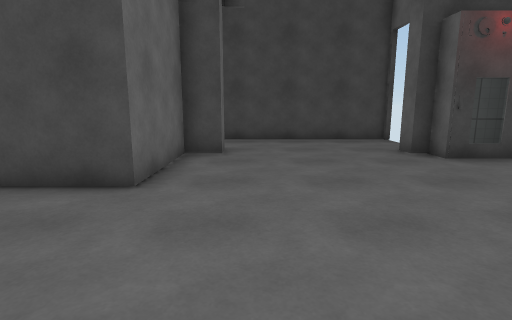
view 1 (above)

16 first-person views from a walk through a Unity game level. The camera is 1.3 m above the floor, tilts 10° down and sees 80° across. The floor is counted in squares, 1 m on a side. Each view is taken from the middle of a square. On the plan, view 1 faces up. The plan holds only what a view shows up to about 14 squares ahead; the rest is blank. The place goes on beyond the plan. Door leaves are left out, so doorways stand open. Surface patterns are stand-ins for the level's own textures.

view 2
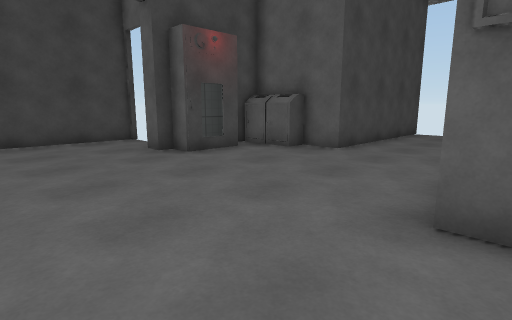

view 3
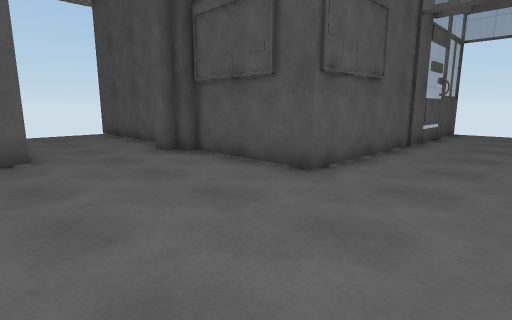

view 4
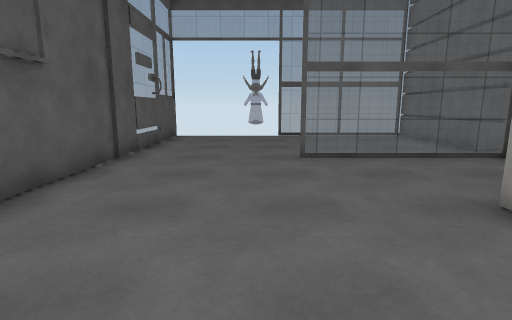

view 5
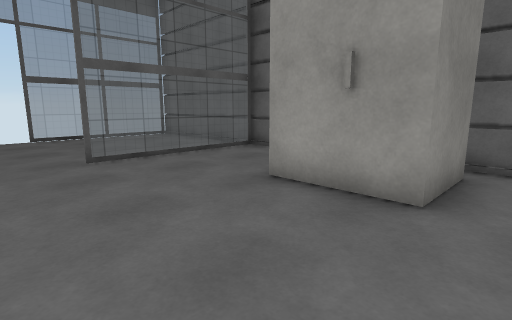

view 6
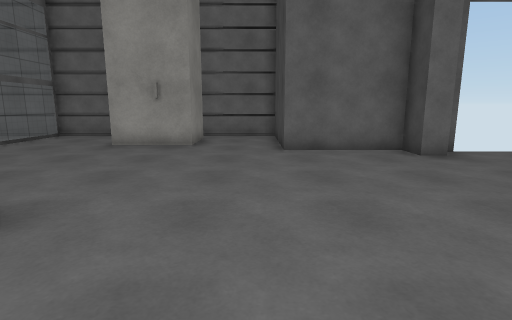

view 7
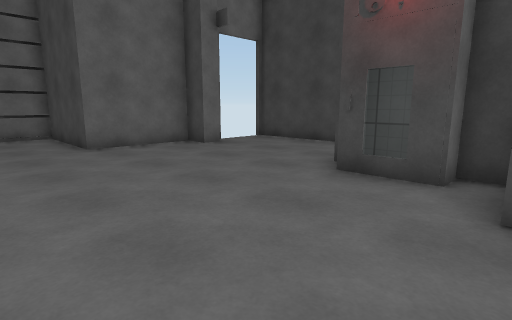

view 8
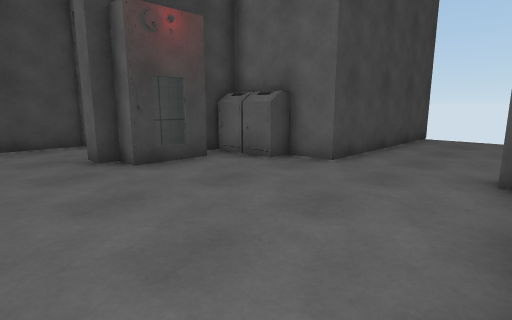

view 9
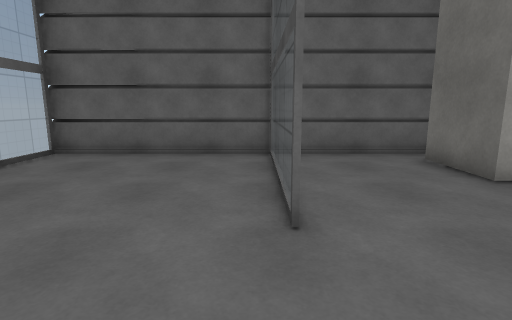

view 10
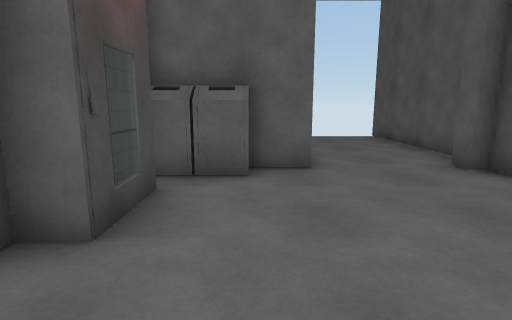

view 11
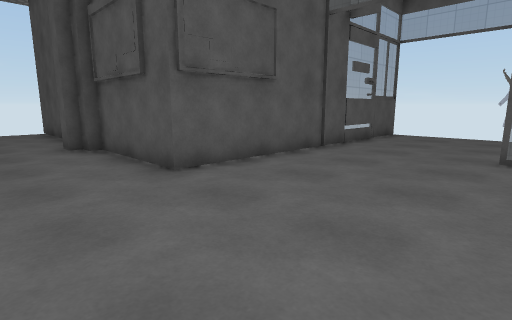

view 12
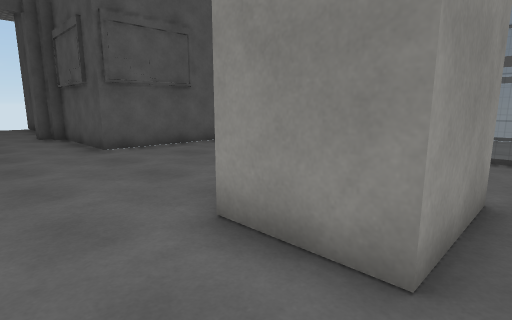

view 13
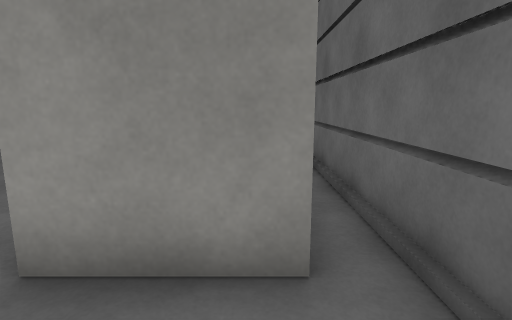

view 14
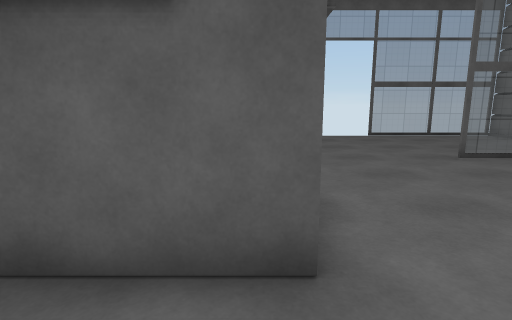

view 15
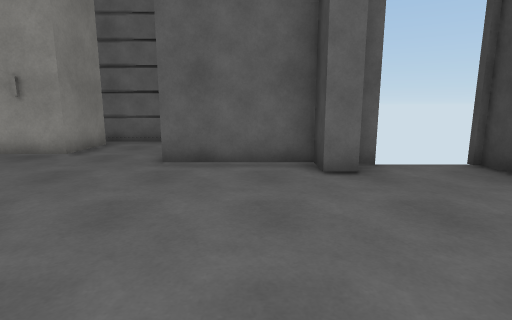

view 16
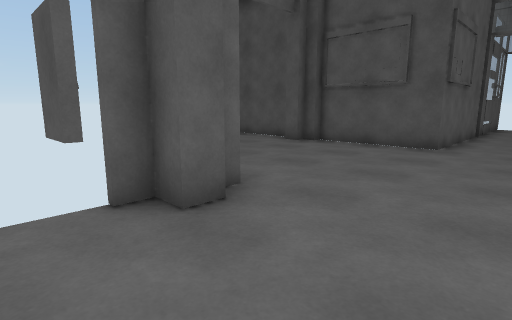

### Floor plan
Key: @ floor where view 1 was taken; # wall or solid block; . floor; / step, stairs or slope; D open door; = window, fence, low wall or low ledge; P pillar; O other object.
Columns run from 7 left of view 1 to 16 right of it. Each row starts with its distance up from view 1.
 12      ########
 11      D......D
 10      D......D##
  9      ##.....#O#
  8      ##.....O=##
  7      #.........##
  6      #.........##
  5 ######..........########
  4 #/.....................
  3 #/.....................
  2 #/PP...................
  1 #/P P......#############
  0 #/P P..@...#
 -1 #/PP.......#
 -2 #/.........#
 -3 #/....D....#
 -4 #/....D....#
 -5 #======....#
 -6 #..........#
 -7 #..........=
 -8 #..........=
 -9 #..........=
-10 #......DDDD#
-11 #=====DDDDD#

Positions as (right, up) in squares from view 1, and headings:
1: (0, 0), facing up
2: (0, 0), facing up-right
3: (0, 6), facing down-right
4: (0, 3), facing down
5: (1, 3), facing down-left
6: (7, 4), facing left
7: (8, 2), facing up-left
8: (2, 1), facing up-right
9: (2, -5), facing left
10: (2, 6), facing right
11: (-2, 4), facing down-right
12: (-6, 4), facing down-right
13: (-5, 4), facing down
14: (4, 3), facing down
15: (5, 7), facing left
16: (1, 11), facing down-right
